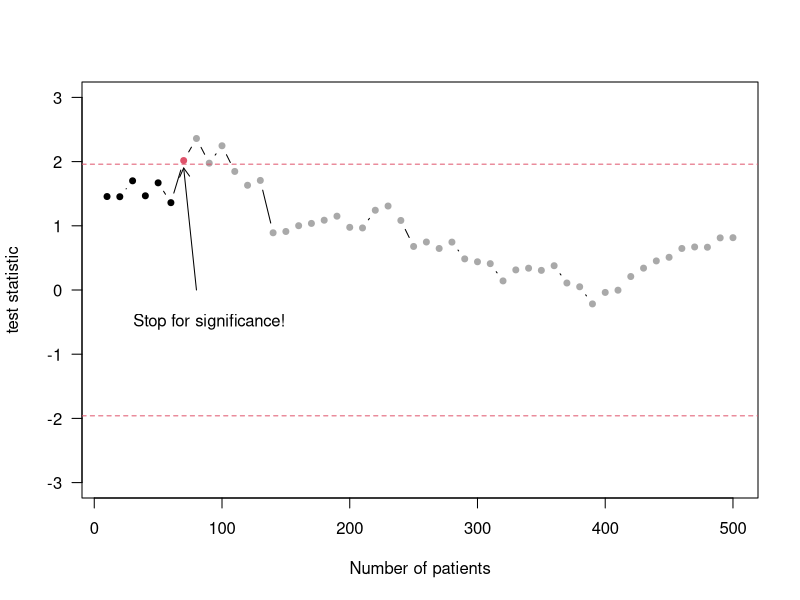

The R source for this figure:
## ---- chunk 1
library(knitr)
library(kableExtra)

# Create the data frame
data <- data.frame(
  Vaccine = c("Yes", "No"),
  Polio_Yes = c(82, 162),
  Polio_No = c(200663, 201067),
  Infection_r = c("0.041%", "0.081%")
)

# Create the table using kable
kable(data, 
      col.names = c("", "Yes", "No", "Infection risk"), 
      caption = "Vaccine effectiveness in the Salk Polio Vaccine Trial.", 
      booktabs = TRUE, align = "c", 
      label = NA) %>%
  kable_styling(position = "center") %>%
 kable_styling(full_width = FALSE) %>%
  add_header_above(c("Vaccine" = 1, "Polio" = 2, " " = 1))
## ---- chunk 2
library(knitr)
library(kableExtra)

# Create the data frame
data <- data.frame(
  Therapy = c("Therapy A", "Therapy B"),
  Success_yes = c("273 (78%)", "289 (83%)"),
  Success_no = c(77, 61),
  Total = c(350, 350)
)

# Create the table using kable
kable(data, 
      col.names = c("", "Success (yes)", "Success (no)", "Total"), 
      caption = "Results from an observational study about two different treatments of kidney stones [@charig], overall and in two sub-groups.",
      booktabs = TRUE) %>%
  kable_styling(position = "center", full_width = FALSE)
## ---- chunk 3
set.seed(17092013)
nsim <- 10000
n <- 50
m <- 5
time <- seq(1, n, 1)
statistic <- rep(NA, n)
sig <- numeric()
for(j in 1:nsim){
    x1 <- numeric()
    x2 <- numeric()
    for(i in 1:n){
        x1 <- c(x1, rnorm(m))
        x2 <- c(x2, rnorm(m))
        res <- t.test(x1, x2, var.equal=TRUE)
        statistic[i] <- res$statistic
    }
    sig[j] <- max(abs(statistic)>1.96)
}

TypeIerror <- mean(sig)
## ---- chunk 4

set.seed(17092013)
x1 <- numeric()
x2 <- numeric()
for(i in 1:n){
  x1 <- c(x1, rnorm(m))
  x2 <- c(x2, rnorm(m))
  res <- t.test(x1, x2, var.equal=TRUE)
  statistic[i] <- res$statistic
}
par(las=1)
plot(time*m*2, statistic, ylim=c(-3, 3), type="b", ylab="test statistic", xlab="Number of patients", col=c(rep(1, 6), 2, rep("darkgrey", 43)), pch=19, cex=0.8)
abline(1.96, 0, lty=2, col=2)
abline(-1.96, 0, lty=2, col=2)
#legend("topright", col=2, lty=2, legend="standard significance levels", cex=0.8, bty="n")
text(90, -0.5, "Stop for significance!")
arrows(80, 0, 70, 1.9, length=0.1)
## text(20*m*2, -1, paste(as.character(round(100*TypeIerror)), "% false positive!"))
